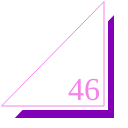
Frame 1 (no input)
Frame 60 (no input): identical to frame 1, image omitted
Frame 120 (the mouse pressed at the canvas centre since frame 60): identical to frame 1, image omitted

The p5.js sketch that drew this single still picture (run headless with seeded random() and noise() and a simulated clock; from frame 60 on, the mouse is pressed at the canvas centre):

// p5.js sketch
// ── sketch.js
function setup() {
  createCanvas(128,128);
}

function draw() {
  background(255);
  stroke(255)
  strokeWeight(4);
  fill(130, 0, 181);
  triangle(10,120,116,120,116,10);
  fill(255)
  triangle(106,10,106,108,10,108)
  stroke(245, 130, 235)
  strokeWeight(1);
  fill(255);
  triangle(2,106,104,106,104,2);
  stroke(255)
  strokeWeight(4);
  fill(245, 130, 235);
  textSize(32);
  textFont("serif");
  text("46", 68, 100);
}
